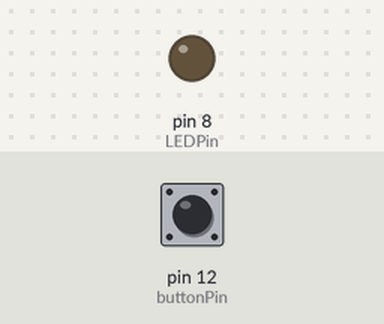
Recording of a sketch running on a simulated Arduino Uno, built with avr-gcc and run on an emulated ATmega328P. Shown: output pins drawn as LEDs (lit = HIGH). The test bench sets the inputs (shaded band); at power-on: pin 12 (buttonPin) LOW.

Above: at 1.2 s.
1.3 s: pin 12 (buttonPin) pulled HIGH for 0.15 s
At 2.4 s:
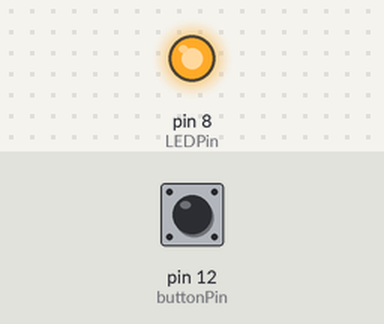
Timing chart, 0 to 4.3 s (numbered marks = the images above; inputs shaded):
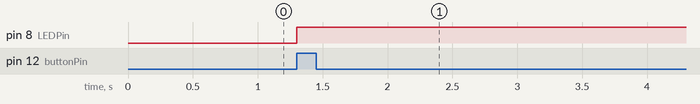

Measured:
- after the input at 1.3 s, pin 8 (LEDPin): LOW → HIGH at once

The sketch:

TogglePushButton.ino
```cpp
//Simple program to demonstrate the use of a Push Button as a toggle switch.

int LEDState = 0;// to indicate if the LED is on or off
int LEDPin = 8; //LED digital pin
int buttonPin = 12; //Button digital pin

//button states are defined below
int buttonNew;
int buttonOld = 1;

int wait = 100;

void setup() {
  // put your setup code here, to run once:
//Setting up pinModes and Serial monitor
Serial.begin(9600);
pinMode(LEDPin,OUTPUT);
pinMode(buttonPin,INPUT);
}

void loop() {
  // put your main code here, to run repeatedly:

  //reading out state of the button as a digital signal
buttonNew=digitalRead(buttonPin);

  //logic
if(buttonOld == 0  &&  buttonNew==1){
  if(LEDState == 0){
    digitalWrite(LEDPin,HIGH);
    LEDState == 1; //LED is on now
  }
  else{
    digitalWrite(LEDPin,LOW);
    LEDState == 0; //LED is off
  }
}
buttonOld = buttonNew; //NEW state of the button is defined.

delay(wait);//small delay in the main void loop
}
```
